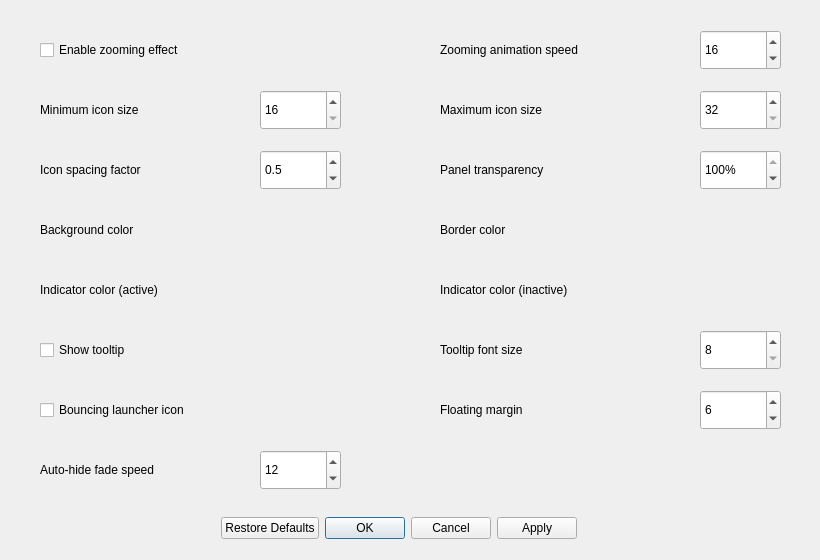
<?xml version="1.0" encoding="UTF-8"?>
<ui version="4.0">
 <class>AppearanceSettingsDialog</class>
 <widget class="QDialog" name="AppearanceSettingsDialog">
  <property name="geometry">
   <rect>
    <x>0</x>
    <y>0</y>
    <width>820</width>
    <height>560</height>
   </rect>
  </property>
  <property name="windowTitle">
   <string>Appearance Settings</string>
  </property>
  <widget class="QDialogButtonBox" name="buttonBox">
   <property name="geometry">
    <rect>
     <x>34</x>
     <y>510</y>
     <width>730</width>
     <height>36</height>
    </rect>
   </property>
   <property name="orientation">
    <enum>Qt::Orientation::Horizontal</enum>
   </property>
   <property name="standardButtons">
    <set>QDialogButtonBox::StandardButton::Apply|QDialogButtonBox::StandardButton::Cancel|QDialogButtonBox::StandardButton::Ok|QDialogButtonBox::StandardButton::RestoreDefaults</set>
   </property>
   <property name="centerButtons">
    <bool>true</bool>
   </property>
  </widget>
  <widget class="QLabel" name="minSizeLabel">
   <property name="geometry">
    <rect>
     <x>40</x>
     <y>90</y>
     <width>220</width>
     <height>40</height>
    </rect>
   </property>
   <property name="text">
    <string>Minimum icon size</string>
   </property>
  </widget>
  <widget class="QSpinBox" name="minSize">
   <property name="geometry">
    <rect>
     <x>260</x>
     <y>90</y>
     <width>81</width>
     <height>40</height>
    </rect>
   </property>
   <property name="minimum">
    <number>16</number>
   </property>
   <property name="maximum">
    <number>64</number>
   </property>
   <property name="singleStep">
    <number>8</number>
   </property>
  </widget>
  <widget class="QLabel" name="maxSizeLabel">
   <property name="geometry">
    <rect>
     <x>440</x>
     <y>90</y>
     <width>220</width>
     <height>40</height>
    </rect>
   </property>
   <property name="text">
    <string>Maximum icon size</string>
   </property>
  </widget>
  <widget class="QSpinBox" name="maxSize">
   <property name="geometry">
    <rect>
     <x>700</x>
     <y>90</y>
     <width>81</width>
     <height>40</height>
    </rect>
   </property>
   <property name="minimum">
    <number>32</number>
   </property>
   <property name="maximum">
    <number>192</number>
   </property>
   <property name="singleStep">
    <number>8</number>
   </property>
  </widget>
  <widget class="QLabel" name="backgroundTransparencyLabel">
   <property name="geometry">
    <rect>
     <x>440</x>
     <y>150</y>
     <width>220</width>
     <height>40</height>
    </rect>
   </property>
   <property name="text">
    <string>Panel transparency</string>
   </property>
  </widget>
  <widget class="QLabel" name="backgroundColorLabel">
   <property name="geometry">
    <rect>
     <x>40</x>
     <y>210</y>
     <width>220</width>
     <height>40</height>
    </rect>
   </property>
   <property name="text">
    <string>Background color</string>
   </property>
  </widget>
  <widget class="QLabel" name="borderColorLabel">
   <property name="geometry">
    <rect>
     <x>440</x>
     <y>210</y>
     <width>220</width>
     <height>40</height>
    </rect>
   </property>
   <property name="text">
    <string>Border color</string>
   </property>
  </widget>
  <widget class="QLabel" name="tooltipFontSizeLabel">
   <property name="geometry">
    <rect>
     <x>440</x>
     <y>330</y>
     <width>220</width>
     <height>40</height>
    </rect>
   </property>
   <property name="text">
    <string>Tooltip font size</string>
   </property>
  </widget>
  <widget class="QSpinBox" name="tooltipFontSize">
   <property name="geometry">
    <rect>
     <x>700</x>
     <y>330</y>
     <width>81</width>
     <height>40</height>
    </rect>
   </property>
   <property name="minimum">
    <number>8</number>
   </property>
   <property name="maximum">
    <number>28</number>
   </property>
   <property name="singleStep">
    <number>2</number>
   </property>
  </widget>
  <widget class="QLabel" name="spacingFactorLabel">
   <property name="geometry">
    <rect>
     <x>40</x>
     <y>150</y>
     <width>220</width>
     <height>40</height>
    </rect>
   </property>
   <property name="text">
    <string>Icon spacing factor</string>
   </property>
  </widget>
  <widget class="QSpinBox" name="backgroundTransparency">
   <property name="geometry">
    <rect>
     <x>700</x>
     <y>150</y>
     <width>81</width>
     <height>40</height>
    </rect>
   </property>
   <property name="suffix">
    <string>%</string>
   </property>
   <property name="maximum">
    <number>100</number>
   </property>
   <property name="singleStep">
    <number>5</number>
   </property>
   <property name="value">
    <number>100</number>
   </property>
  </widget>
  <widget class="QDoubleSpinBox" name="spacingFactor">
   <property name="geometry">
    <rect>
     <x>260</x>
     <y>150</y>
     <width>81</width>
     <height>40</height>
    </rect>
   </property>
   <property name="decimals">
    <number>1</number>
   </property>
   <property name="minimum">
    <double>0.100000000000000</double>
   </property>
   <property name="maximum">
    <double>0.900000000000000</double>
   </property>
   <property name="singleStep">
    <double>0.100000000000000</double>
   </property>
   <property name="value">
    <double>0.500000000000000</double>
   </property>
  </widget>
  <widget class="QLabel" name="floatingMarginLabel">
   <property name="geometry">
    <rect>
     <x>440</x>
     <y>390</y>
     <width>200</width>
     <height>40</height>
    </rect>
   </property>
   <property name="text">
    <string>Floating margin</string>
   </property>
  </widget>
  <widget class="QSpinBox" name="floatingMargin">
   <property name="geometry">
    <rect>
     <x>700</x>
     <y>390</y>
     <width>81</width>
     <height>40</height>
    </rect>
   </property>
   <property name="minimum">
    <number>2</number>
   </property>
   <property name="maximum">
    <number>32</number>
   </property>
   <property name="singleStep">
    <number>2</number>
   </property>
   <property name="value">
    <number>6</number>
   </property>
  </widget>
  <widget class="QLabel" name="activeIndicatorLabel">
   <property name="geometry">
    <rect>
     <x>40</x>
     <y>270</y>
     <width>220</width>
     <height>40</height>
    </rect>
   </property>
   <property name="text">
    <string>Indicator color (active)</string>
   </property>
  </widget>
  <widget class="QLabel" name="inactiveIndicatorLabel">
   <property name="geometry">
    <rect>
     <x>440</x>
     <y>270</y>
     <width>220</width>
     <height>40</height>
    </rect>
   </property>
   <property name="text">
    <string>Indicator color (inactive)</string>
   </property>
  </widget>
  <widget class="QCheckBox" name="bouncingLauncherIcon">
   <property name="geometry">
    <rect>
     <x>40</x>
     <y>390</y>
     <width>300</width>
     <height>40</height>
    </rect>
   </property>
   <property name="text">
    <string>Bouncing launcher icon</string>
   </property>
  </widget>
  <widget class="QCheckBox" name="showTooltip">
   <property name="geometry">
    <rect>
     <x>40</x>
     <y>330</y>
     <width>300</width>
     <height>40</height>
    </rect>
   </property>
   <property name="text">
    <string>Show tooltip</string>
   </property>
  </widget>
  <widget class="QLabel" name="zoomingSpeedLabel">
   <property name="geometry">
    <rect>
     <x>440</x>
     <y>30</y>
     <width>250</width>
     <height>40</height>
    </rect>
   </property>
   <property name="text">
    <string>Zooming animation speed</string>
   </property>
  </widget>
  <widget class="QSpinBox" name="zoomingAnimationSpeed">
   <property name="geometry">
    <rect>
     <x>700</x>
     <y>30</y>
     <width>81</width>
     <height>40</height>
    </rect>
   </property>
   <property name="suffix">
    <string/>
   </property>
   <property name="minimum">
    <number>1</number>
   </property>
   <property name="maximum">
    <number>30</number>
   </property>
   <property name="singleStep">
    <number>1</number>
   </property>
   <property name="value">
    <number>16</number>
   </property>
  </widget>
  <widget class="QCheckBox" name="enableZooming">
   <property name="geometry">
    <rect>
     <x>40</x>
     <y>30</y>
     <width>300</width>
     <height>40</height>
    </rect>
   </property>
   <property name="text">
    <string>Enable zooming effect</string>
   </property>
   <property name="checked">
    <bool>false</bool>
   </property>
  </widget>
  <widget class="QLabel" name="autoHideAnimationSpeedLabel">
   <property name="geometry">
    <rect>
     <x>40</x>
     <y>450</y>
     <width>220</width>
     <height>40</height>
    </rect>
   </property>
   <property name="text">
    <string>Auto-hide fade speed</string>
   </property>
  </widget>
  <widget class="QSpinBox" name="autoHideAnimationSpeed">
   <property name="geometry">
    <rect>
     <x>260</x>
     <y>450</y>
     <width>81</width>
     <height>40</height>
    </rect>
   </property>
   <property name="minimum">
    <number>1</number>
   </property>
   <property name="maximum">
    <number>30</number>
   </property>
   <property name="singleStep">
    <number>1</number>
   </property>
   <property name="value">
    <number>12</number>
   </property>
  </widget>
 </widget>
 <resources/>
 <connections>
  <connection>
   <sender>buttonBox</sender>
   <signal>accepted()</signal>
   <receiver>AppearanceSettingsDialog</receiver>
   <slot>accept()</slot>
   <hints>
    <hint type="sourcelabel">
     <x>248</x>
     <y>254</y>
    </hint>
    <hint type="destinationlabel">
     <x>157</x>
     <y>274</y>
    </hint>
   </hints>
  </connection>
  <connection>
   <sender>buttonBox</sender>
   <signal>rejected()</signal>
   <receiver>AppearanceSettingsDialog</receiver>
   <slot>reject()</slot>
   <hints>
    <hint type="sourcelabel">
     <x>316</x>
     <y>260</y>
    </hint>
    <hint type="destinationlabel">
     <x>286</x>
     <y>274</y>
    </hint>
   </hints>
  </connection>
 </connections>
</ui>
